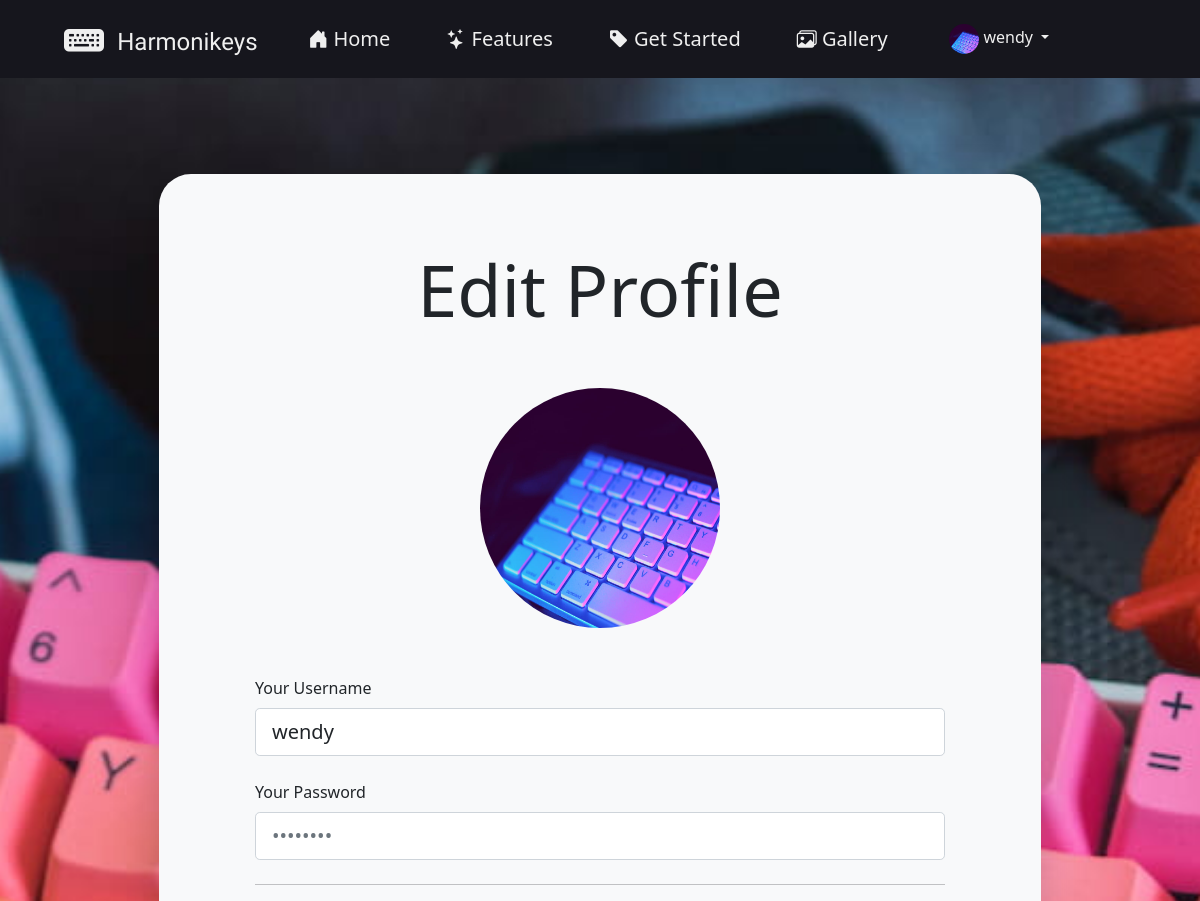
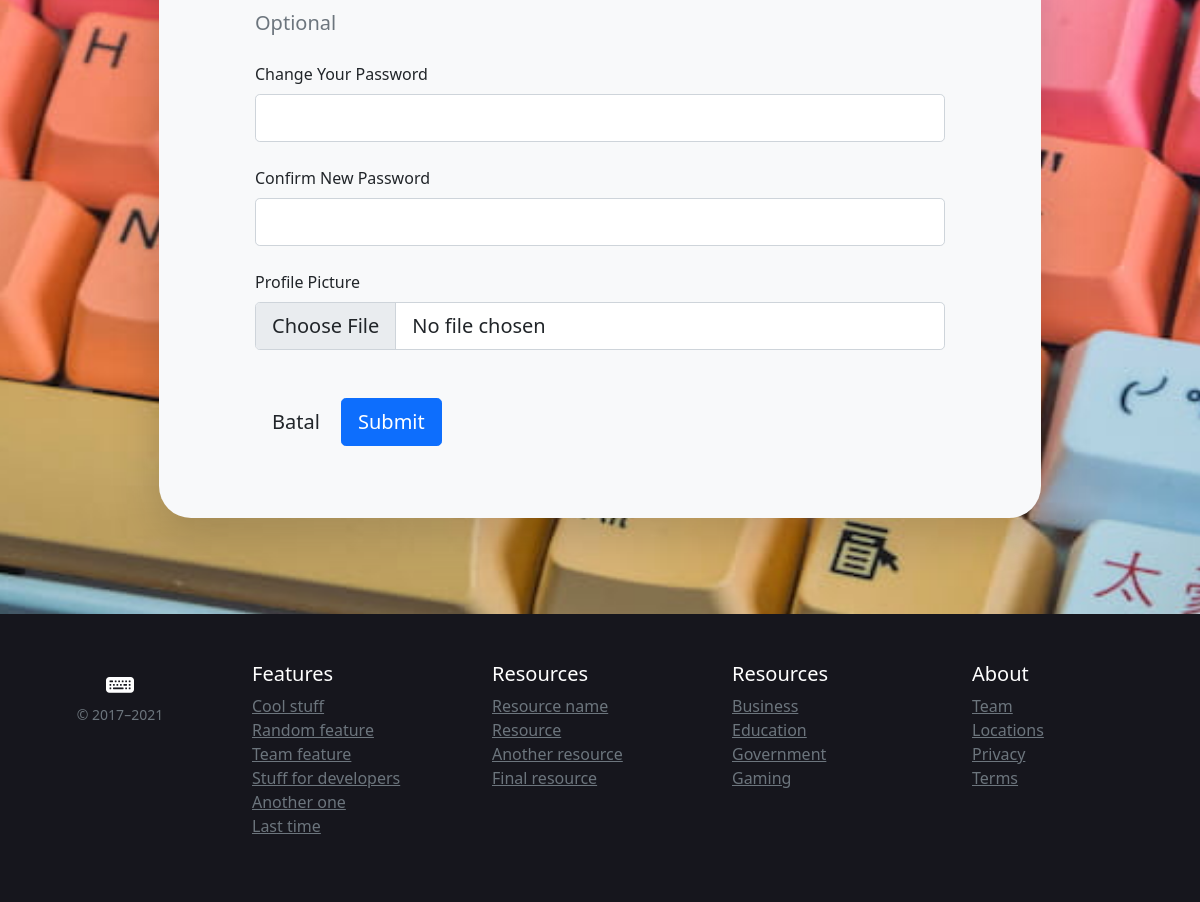
The page /pages/edit_profile.php (signed in) on the database its author committed (2 pictures, top to bottom).
### tables this page shows
CREATE TABLE `tb_users` (
  `id` int(11) NOT NULL,
  `username` varchar(100) NOT NULL,
  `userpass` varchar(255) NOT NULL,
  `userimg` varchar(100) DEFAULT 'default_user_img.png',
  `userrole` varchar(50) NOT NULL DEFAULT 'user'
);

### helpers/functions.php (called while the page is built, shortened)
<?php
$conn = new mysqli("localhost", "root", "", "db_finalproject");
function query($query) {
  global $conn;
  $result = $conn->query($query);
  $rows = [];
  while ($row = mysqli_fetch_assoc($result)){
    $rows[] = $row;
  }
  return $rows;
}
?>

### pages/edit_profile.php (the view, shortened to what this page needs)
<?php
require "../helpers/functions.php";
if (isset($_SESSION["username"])) {
  $ses_username = $_SESSION["username"];
  $ses_data = query("SELECT * FROM tb_users WHERE username = '$ses_username'")[0];
}
?>
<!doctype html>
<html lang="en">
<head>
  <link href="https://cdn.jsdelivr.net/npm/bootstrap@5.0.1/dist/css/bootstrap.min.css" rel="stylesheet"
>
  <link rel="stylesheet" href="https://cdn.jsdelivr.net/npm/bootstrap-icons@1.5.0/font/bootstrap-icons.css">
  <link rel="stylesheet" href="style.css">
</head>
<body class="min-vh-100">
  <header class="site-header sticky-top px-5" style="background-color: #16161d;">
    <div class="navbar navbar-expand-lg p-1">
      <div class="container d-flex flex-column flex-md-row">
        <div class="row w-100">
          <a href="index.php" class="navbar-brand d-none d-lg-inline-block col-2">
            <i class="bi bi-keyboard-fill fs-1 d-inline-block"></i>
            <span class="d-inline-block fs-4 p-0 ps-2 position-relative"
              style="top: -4px;  font-family: 'Yellowtail', cursive;">Harmonikeys</span>
          </a>
          <nav class="collapse navbar-collapse justify-content-lg-center col-7 ps-3" id="navbar">
            <ul class="navbar-nav mb-2 mb-sm-0 text-center" id="menu">
              <li class="nav-item me-lg-4">
                <a class="nav-link fs-5" aria-current="page" href="index.php#home">
                  <i class="bi bi-house-door-fill"></i>
                  <span>Home</span>
                </a>
              </li>
              <li class="nav-item me-lg-4">
                <a class="nav-link fs-5" href="index.php#features">
                  <i class="bi bi-stars"></i>
                  <span>Features</span>
                </a>
              </li>
              <li class="nav-item me-lg-4">
                <a class="nav-link fs-5" href="index.php#getstarted">
                  <i class="bi bi-tag-fill"></i>
                  <span>Get Started</span>
                </a>
              </li>
              <li class="nav-item">
                <a class="nav-link fs-5" href="index.php#gallery">
                  <i class="bi bi-images"></i>
                  <span>Gallery</span>
                </a>
              </li>
            </ul>
          </nav>
          <div class="dropdown d-none d-lg-inline-block col-2 mt-3 p-1">
            <?php if( !(isset($_SESSION["login"])) ) : ?>
            <div class="nav-item">
              <a href="login.php" class="text-decoration-none fs-5">Login</a>
            </div>
            <?php else : ?>
            <div class="d-none d-lg-block nav-item dropdown">
              <a class="dropdown-toggle text-decoration-none" href="#" id="dropdown2" data-bs-toggle="dropdown"
                aria-expanded="false">
                <img src="../img/<?= $ses_data['userimg'] ?>" class="rounded-pill" width="30" height="30"
                  alt="User Profile Image">
                <span><?= $ses_data['username'] ?></span>
              </a>
            </div>
            <?php endif; ?>
          </div>
        </div>
      </div>
    </div>
  </header>
  <main class="min-vh-100 container d-flex justify-content-center align-items-center my-5">
    <div class="row w-75 d-flex flex-column align-items-center text-center shadow-lg bg-light py-5 px-5 m-5"
      style="border-radius: 2rem;">
      <div class="mt-4 mb-5">
        <h1 class="display-2">Edit Profile</h1>
      </div>
      <div class="mb-5 d-flex align-items-center justify-content-center">
        <img src="../img/<?= $ses_data["userimg"] ?>" class="rounded-circle" style="height: 15rem; width: 15rem;">
      </div>
      <form action="" method="post" enctype="multipart/form-data" class="text-start align-self-center w-100 px-lg-5">
        <div class="mb-4">
          <label for="formName" class="form-label">Your Username</label>
          <input type="text" class="form-control form-control-lg" id="formName" name="username" placeholder="Example"
            value="<?= $ses_data["username"]; ?>" required>
        </div>
        <div class="mb-4">
          <label for="formPassword" class="form-label">Your Password</label>
          <input type="password" class="text-muted form-control form-control-lg" id="formPassword" name="userpass_old"
            placeholder="••••••••" required>
        </div>
        <hr class="dropdown-divider my-4">
        <div class="form-label lead text-muted mb-4">Optional</div>
        <div class="mb-4">
          <label for="formPassword" class="form-label">Change Your Password</label>
          <input type="password" class="form-control form-control-lg" id="formPassword" name="userpass">
        </div>
        <div class="mb-4">
          <label for="formPassword" class="form-label">Confirm New Password</label>
          <input type="password" class="form-control form-control-lg" id="formPassword" name="userpass_confirm">
        </div>
        <div class="mb-5">
          <label for="formFile" class="form-label">Profile Picture</label>
          <input class="form-control form-control-lg" type="file" id="formFile" name="userimg">
        </div>
        <div class="mb-4">
          <a href="index.php" class="btn btn-lg btn-default">Batal</a>
          <button type="submit" name="submit" class="btn btn-lg btn-primary">Submit</button>
        </div>
      </form>
    </div>
  </main>
  <footer class="container-fluid py-5 text-white position-relative bottom-0 fixed-bottom"
    style="background-color: #16161d;">
    <div class="row">
      <div class="col-12 col-md text-center">
        <i class="bi bi-keyboard-fill fs-3"></i>
        <small class="d-block mb-3 text-muted">&copy; 2017–2021</small>
      </div>
      <div class="col-6 col-md">
        <h5>Features</h5>
        <ul class="list-unstyled text-small">
          <li><a class="link-secondary" href="#">Cool stuff</a></li>
          <li><a class="link-secondary" href="#">Random feature</a></li>
          <li><a class="link-secondary" href="#">Team feature</a></li>
          <li><a class="link-secondary" href="#">Stuff for developers</a></li>
          <li><a class="link-secondary" href="#">Another one</a></li>
          <li><a class="link-secondary" href="#">Last time</a></li>
        </ul>
      </div>
      <div class="col-6 col-md">
        <h5>Resources</h5>
        <ul class="list-unstyled text-small">
          <li><a class="link-secondary" href="#">Resource name</a></li>
          <li><a class="link-secondary" href="#">Resource</a></li>
          <li><a class="link-secondary" href="#">Another resource</a></li>
          <li><a class="link-secondary" href="#">Final resource</a></li>
        </ul>
      </div>
      <div class="col-6 col-md">
        <h5>Resources</h5>
        <ul class="list-unstyled text-small">
          <li><a class="link-secondary" href="#">Business</a></li>
          <li><a class="link-secondary" href="#">Education</a></li>
          <li><a class="link-secondary" href="#">Government</a></li>
          <li><a class="link-secondary" href="#">Gaming</a></li>
        </ul>
      </div>
      <div class="col-6 col-md">
        <h5>About</h5>
        <ul class="list-unstyled text-small">
          <li><a class="link-secondary" href="#">Team</a></li>
          <li><a class="link-secondary" href="#">Locations</a></li>
          <li><a class="link-secondary" href="#">Privacy</a></li>
          <li><a class="link-secondary" href="#">Terms</a></li>
        </ul>
      </div>
    </div>
  </footer>
</body>
</html>

### pages/style.css (style rules this page uses)
body { scroll-behavior: smooth; }
.container { max-width: 1280px; }
.site-header a { color: #efefef; transition: color .15s ease-in-out; }
ul#menu { list-style: none; }
ul#menu li { display: inline-block; padding: .3em .5em; position: relative; overflow: hidden; }
ul#menu li a { text-decoration: none; }
@media only screen and (min-width: 991px) { ul#menu li::before { position: absolute; display: block; content: ''; bottom: 0; left: -100%; width: 100%; height: 5px; transition: 0.4s; background-color: #fff; } }
body, html { height: 100%; overflow-x: hidden; }

### pages/edit_profile.php (style rules this page uses)
body { background-image: url("../img/keyboard3.jpg"); background-attachment: fixed; background-position: center; background-repeat: no-repeat; background-size: cover; scroll-behavior: smooth; }

### rows shown on the page
tb_users: userimg (picture), username "wendy"
